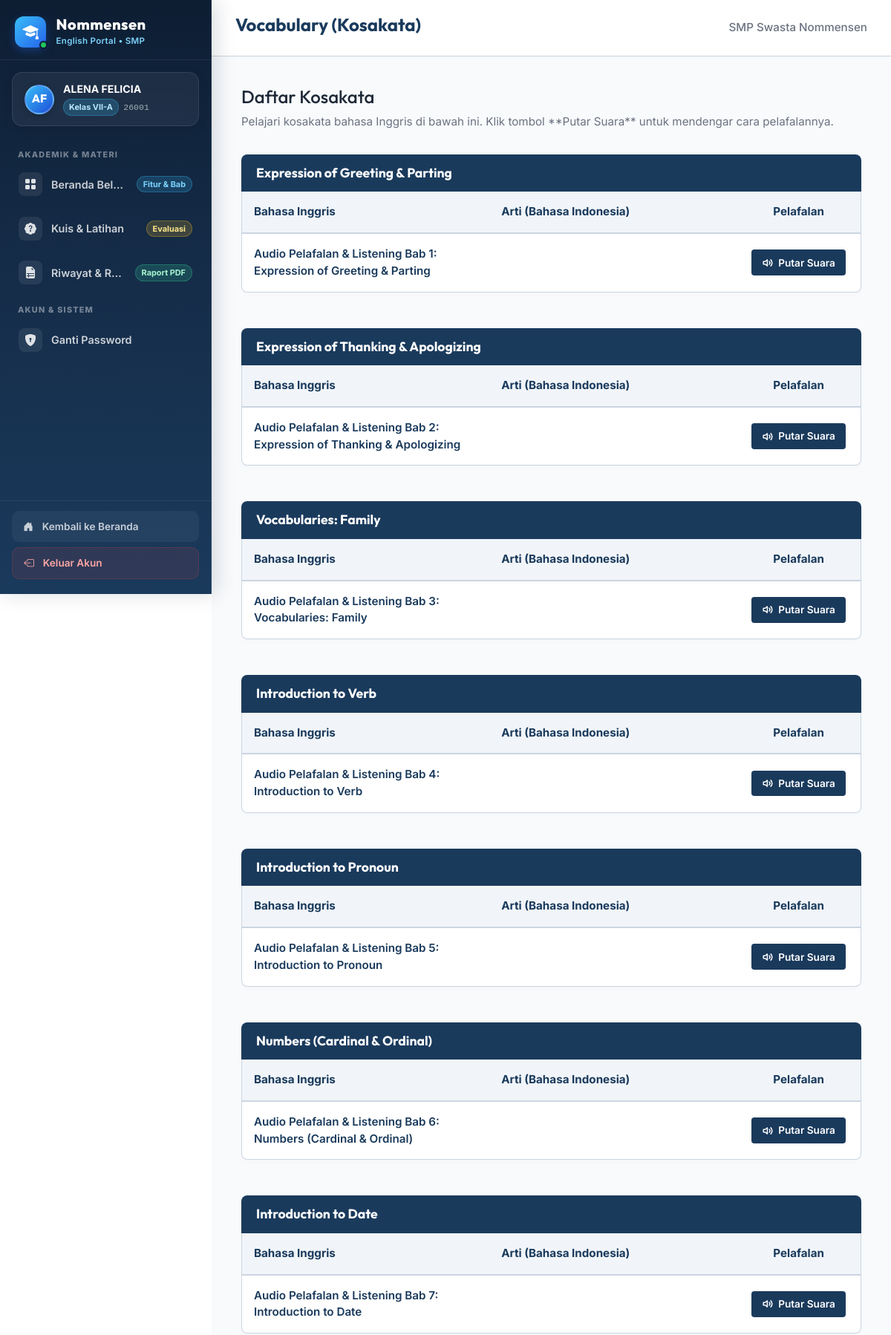
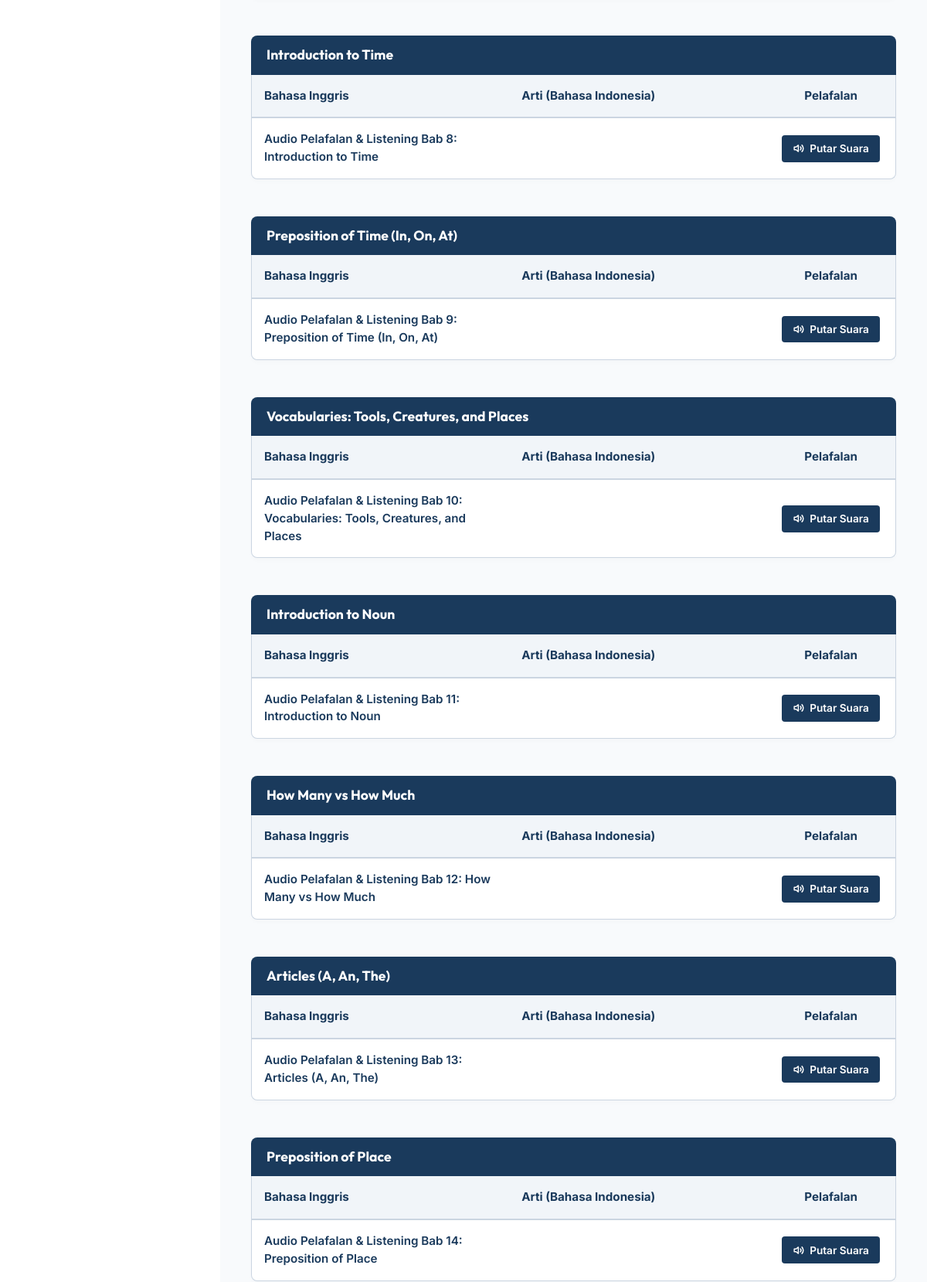
The page /siswa/vocabulary.php (signed in, upper part) on the database its author committed (2 pictures, top to bottom).
### tables this page shows
CREATE TABLE `tb_materi` (
  `id_materi` int(11) NOT NULL AUTO_INCREMENT,
  `kategori` varchar(50) NOT NULL,
  `semester` tinyint(1) NOT NULL DEFAULT 1,
  `urutan` int(11) NOT NULL DEFAULT 1,
  `judul_materi` varchar(150) NOT NULL,
  `ringkasan` text DEFAULT NULL,
  `konten_teks` text DEFAULT NULL,
  `created_at` timestamp NOT NULL DEFAULT current_timestamp(),
  `id_guru` int(11) DEFAULT NULL,
  PRIMARY KEY (`id_materi`),
  KEY `id_guru` (`id_guru`),
  CONSTRAINT `tb_materi_ibfk_1` FOREIGN KEY (`id_guru`) REFERENCES `tb_guru` (`id_guru`) ON DELETE SET NULL
);

CREATE TABLE `tb_audio` (
  `id_audio` int(11) NOT NULL AUTO_INCREMENT,
  `id_materi` int(11) DEFAULT NULL,
  `file_audio` varchar(255) NOT NULL,
  `keterangan` varchar(255) DEFAULT NULL,
  PRIMARY KEY (`id_audio`),
  KEY `id_materi` (`id_materi`),
  CONSTRAINT `tb_audio_ibfk_1` FOREIGN KEY (`id_materi`) REFERENCES `tb_materi` (`id_materi`) ON DELETE CASCADE
);

### siswa/vocabulary.php (the view, shortened to what this page needs)
<?php
require_once '../config.php';
try {
    $stmt_materi = $pdo->prepare("
        SELECT DISTINCT m.*
        FROM tb_materi m
        JOIN tb_audio a ON m.id_materi = a.id_materi
        ORDER BY m.urutan ASC
    ");
    $stmt_materi->execute();
    $units = $stmt_materi->fetchAll();
} catch (PDOException $e) {
    die("Gagal mengambil data materi: " . $e->getMessage());
}
require_once '../includes/header.php';
require_once '../includes/sidebar.php';
?>
<main class="siswa-main">
    <header class="siswa-header">
        <h1>Vocabulary (Kosakata)</h1>
        <div class="siswa-header-school">SMP Swasta Nommensen</div>
    </header>
    <div class="siswa-content">
        <div style="margin-bottom: 2rem;">
            <h2 style="font-family: 'Outfit', sans-serif; font-size: 1.5rem; color: #1f2937; margin-bottom: 0.5rem;">Daftar Kosakata</h2>
            <p style="color: #6b7280; font-size: 0.95rem;">Pelajari kosakata bahasa Inggris di bawah ini. Klik tombol **Putar Suara** untuk mendengar cara pelafalannya.</p>
        </div>
        <?php if (empty($units)): ?>
            <div style="background: #ffffff; padding: 2rem; border-radius: 8px; border: 1px solid #cbd5e1; text-align: center; color: #6b7280;">
                Belum ada materi Vocabulary yang tersedia saat ini.
            </div>
        <?php else: ?>
            <?php foreach ($units as $unit): ?>
                <div style="margin-bottom: 3rem;">
                    <div style="background-color: var(--accent-blue); color: #ffffff; padding: 0.75rem 1.25rem; border-radius: 8px 8px 0 0; font-family: 'Outfit', sans-serif; font-weight: 700; font-size: 1.1rem;">
                        <?= htmlspecialchars($unit['judul_materi']) ?>
                    </div>
                    <?php
                    try {
                        $stmt_audio = $pdo->prepare("SELECT * FROM tb_audio WHERE id_materi = :id_materi ORDER BY id_audio ASC");
                        $stmt_audio->execute(['id_materi' => $unit['id_materi']]);
                        $words = $stmt_audio->fetchAll();
                    } catch (PDOException $e) {
                        $words = [];
                    }
                    ?>
                    <div class="table-container" style="margin-top: 0; border-radius: 0 0 8px 8px; border-top: none;">
                        <table class="table-materi">
                            <thead>
                                <tr>
                                    <th style="width: 40%;">Bahasa Inggris</th>
                                    <th style="width: 40%;">Arti (Bahasa Indonesia)</th>
                                    <th style="text-align: center; width: 20%;">Pelafalan</th>
                                </tr>
                            </thead>
                            <tbody>
                                <?php if (empty($words)): ?>
                                    <tr>
                                        <td colspan="3" style="text-align: center; color: #6b7280; padding: 2rem;">
                                            Belum ada kosakata di dalam unit ini.
                                        </td>
                                    </tr>
                                <?php else: ?>
                                    <?php foreach ($words as $word): ?>
                                        <?php
                                        $parts = explode('|', $word['keterangan']);
                                        $english = isset($parts[0]) ? trim($parts[0]) : '';
                                        $indonesian = isset($parts[1]) ? trim($parts[1]) : '';
                                        ?>
                                        <tr>
                                            <td style="font-weight: 600; color: var(--accent-blue);"><?= htmlspecialchars($english) ?></td>
                                            <td><?= htmlspecialchars($indonesian) ?></td>
                                            <td style="text-align: center;">
                                                <button onclick="playAudio('<?= htmlspecialchars($word['file_audio']) ?>')" class="btn-sm btn-play">
                                                    Putar Suara
                                                </button>
                                            </td>
                                        </tr>
                                    <?php endforeach; ?>
                                <?php endif; ?>
                            </tbody>
                        </table>
                    </div>
                </div>
            <?php endforeach; ?>
        <?php endif; ?>
    </div>
<?php
require_once '../includes/footer.php';
?>

### assets/css/style.css (style rules this page uses)
:root { --accent-blue: #1A3A5C; --accent-blue-hover: #10243b; --bs-primary: #1A3A5C; --bs-primary-rgb: 26, 58, 92; --bg-light: #ffffff; --bg-header: #1A3A5C; --bg-footer: #10243b; --text-main: #111827; --text-muted: #6b7280; --border-color: #cbd5e1; --transition-smooth: all 0.2s ease-in-out; }
* { box-sizing: border-box; margin: 0; padding: 0; }
html, body { height: 100%; }
body { font-family: 'Inter', sans-serif; background-color: var(--bg-light); color: var(--text-main); display: flex; flex-direction: column; min-height: 100vh; }
.siswa-main { flex: 1; min-width: 0; display: flex; flex-direction: column; min-height: 100vh; background-color: #f8fafc; margin-left: 285px; width: calc(100% - 285px); }
.siswa-header { background-color: #ffffff; border-bottom: 1px solid var(--border-color); padding: 1.2rem 2rem; display: flex; justify-content: space-between; align-items: center; box-shadow: 0 1px 3px rgba(0, 0, 0, 0.02); }
.siswa-header h1 { font-family: 'Outfit', sans-serif; font-size: 1.5rem; color: var(--accent-blue); font-weight: 700; }
.siswa-header-school { font-size: 0.95rem; color: var(--text-muted); font-weight: 500; }
.siswa-content { flex-grow: 1; padding: 2.5rem; max-width: 1200px; width: 100%; margin: 0 auto; }
.table-container { width: 100%; overflow-x: auto; background: #ffffff; border: 1px solid var(--border-color); border-radius: 8px; margin-top: 1rem; box-shadow: 0 4px 6px -1px rgba(0, 0, 0, 0.02); }
.table-materi { width: 100%; border-collapse: collapse; text-align: left; font-size: 0.95rem; }
.table-materi th { background-color: #f1f5f9; color: var(--accent-blue); font-weight: 700; padding: 1rem; border-bottom: 2px solid var(--border-color); }
.table-materi td { padding: 1rem; border-bottom: 1px solid var(--border-color); color: var(--text-main); vertical-align: middle; }
.table-materi tr:last-child td { border-bottom: none; }
.btn-sm { padding: 0.45rem 0.9rem; font-size: 0.85rem; font-weight: 600; border-radius: 4px; cursor: pointer; text-decoration: none; display: inline-flex; align-items: center; justify-content: center; gap: 0.35rem; transition: var(--transition-smooth); border: none; font-family: inherit; }
.btn-play { background-color: var(--accent-blue); color: #ffffff; }
.table-container { width: 100%; overflow-x: auto; -webkit-overflow-scrolling: touch; }

### rows shown on the page
tb_materi: judul_materi "Expression of Greeting & Parting"
tb_audio: keterangan "Audio Pelafalan & Listening Bab 1: Expression of Greeting & Parting"
tb_materi: judul_materi "Expression of Thanking & Apologizing"
tb_audio: keterangan "Audio Pelafalan & Listening Bab 2: Expression of Thanking & Apologizing"
tb_materi: judul_materi "Vocabularies: Family"
tb_audio: keterangan "Audio Pelafalan & Listening Bab 3: Vocabularies: Family"
tb_materi: judul_materi "Introduction to Verb"
tb_audio: keterangan "Audio Pelafalan & Listening Bab 4: Introduction to Verb"
tb_materi: judul_materi "Introduction to Pronoun"
tb_audio: keterangan "Audio Pelafalan & Listening Bab 5: Introduction to Pronoun"
tb_materi: judul_materi "Numbers (Cardinal & Ordinal)"
tb_audio: keterangan "Audio Pelafalan & Listening Bab 6: Numbers (Cardinal & Ordinal)"
tb_materi: judul_materi "Introduction to Date"
tb_audio: keterangan "Audio Pelafalan & Listening Bab 7: Introduction to Date"
tb_materi: judul_materi "Introduction to Time"
tb_audio: keterangan "Audio Pelafalan & Listening Bab 8: Introduction to Time"
tb_materi: judul_materi "Preposition of Time (In, On, At)"
tb_audio: keterangan "Audio Pelafalan & Listening Bab 9: Preposition of Time (In, On, At)"
tb_materi: judul_materi "Vocabularies: Tools, Creatures, and Places"
tb_audio: keterangan "Audio Pelafalan & Listening Bab 10: Vocabularies: Tools, Creatures, and Places"
tb_materi: judul_materi "Introduction to Noun"
tb_audio: keterangan "Audio Pelafalan & Listening Bab 11: Introduction to Noun"
tb_materi: judul_materi "How Many vs How Much"
tb_audio: keterangan "Audio Pelafalan & Listening Bab 12: How Many vs How Much"
tb_materi: judul_materi "Articles (A, An, The)"
tb_audio: keterangan "Audio Pelafalan & Listening Bab 13: Articles (A, An, The)"
tb_materi: judul_materi "Preposition of Place"
tb_audio: keterangan "Audio Pelafalan & Listening Bab 14: Preposition of Place"

### other values the page prints
$initials "AF"
$nama_siswa "ALENA FELICIA"
$kelas_siswa "VII-A"
$nis_siswa "26001"
